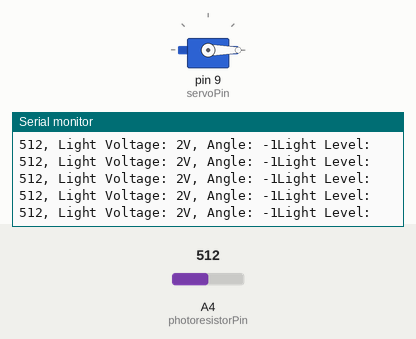
Simulated run of this sketch. Board: Arduino Uno, built with avr-gcc and run on an emulated ATmega328P. Shown: servo, the last lines printed to the serial monitor. Inputs (shaded band) come from the test bench; at power-on: A4 (photoresistorPin) = 512.

Above: at 1.2 s.
1.3 s: A4 (photoresistorPin) set to 104
At 1.7 s:
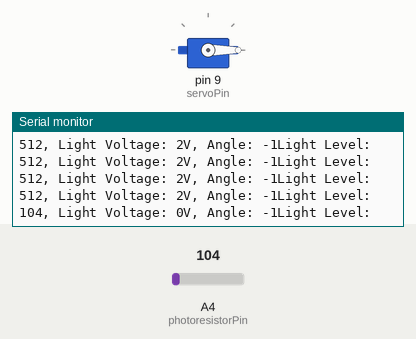
4.3 s: A4 (photoresistorPin) set to 93
At 13.2 s:
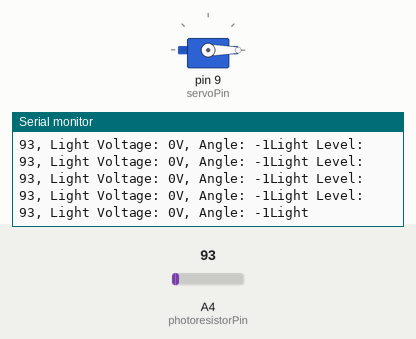
Timing chart, 0 to 13.3 s (numbered marks = the images above; inputs shaded):
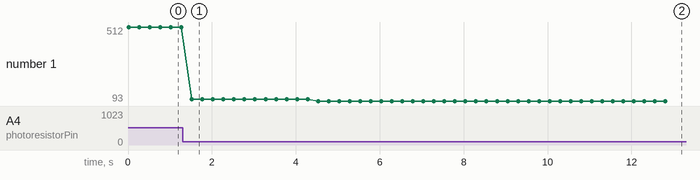

The sketch:

Lesson_31_Using_a_Servo_in_a_Simple_Project.ino
```cpp
// Lesson 31 Using a Servo in a Simple Project
// Actuates a servo with a pointer based on the light level read
// The pointer falls on a guage and indicates whether it is day or night

#include <Servo.h>

int baudRate = 9600;
int dt = 250;
int photoresistorPin = A4;  // An analog pin for reading analog values [0-1023]
int servoPin = 9;

// The current light value read, the light value as a voltage, and the angle to actuate the servo by
int lightLevel, lightVoltage, angle;
// The maximum and minimum natural light value
int maxLightLevel, minLightLevel;
// The maximum and minimum operating angles for the servo actuator
int maxServoAngle, minServoAngle;

Servo servoObject;

void setup() {
  Serial.begin(baudRate);
  pinMode(photoresistorPin, INPUT);
  pinMode(servoPin, OUTPUT);

  servoObject.attach(servoPin);
}

void loop() {
  // Reads the current light level as an analog value
  lightLevel = analogRead(photoresistorPin);

  // Converts the analog value as a voltage [0v, 5v]
  lightVoltage = lightLevel * 5./1023;

  // Calculates the angle to actuate the servo
  angle = (lightLevel - minLightLevel) * (maxServoAngle - minServoAngle) / (maxLightLevel - minLightLevel);
  // If operating servo angle range is [0, 180], light level range is [0, 1023]
  // If maximum light value read: (1023 - 0) * (180 - 0) / (1023 - 0) == 1023 * 180 / 1023 == 180
  // If minimum light value read: (0 - 0) * (180 - 0) / (1023 - 0) == 0 * 180 / 1023 == 0

  // Actuates the servo by the angle calculated
  servoObject.write(angle);

  // Prints out the relevant information
  Serial.println("Light Level: ");
  Serial.print(lightLevel);
  Serial.print(", Light Voltage: ");
  Serial.print(lightVoltage);
  Serial.print("V, Angle: ");
  Serial.print(angle);

  delay(dt);
}
```

Measured:
- the behaviour switches between 100 and 99 on A4 (photoresistorPin) (found by bisection; images 1 and 2)
- after the input at 1.3 s, the serial monitor: prints a new line after 0.22 s (image 1)
- after the input at 4.3 s, the serial monitor: prints a new line after 0.23 s (image 2)
- plotted number 1: 512 → 104 after the input at 1.3 s, 104 → 93 after the input at 4.3 s
